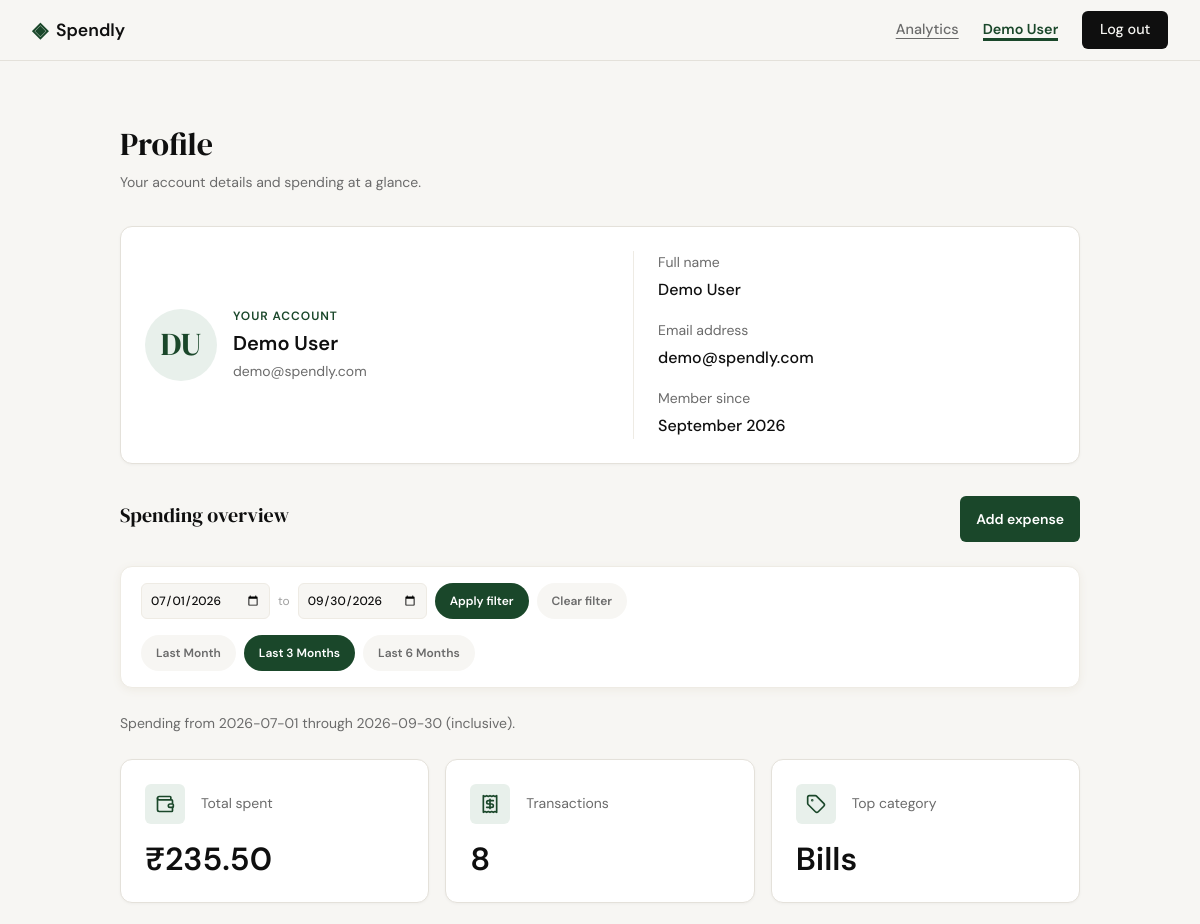
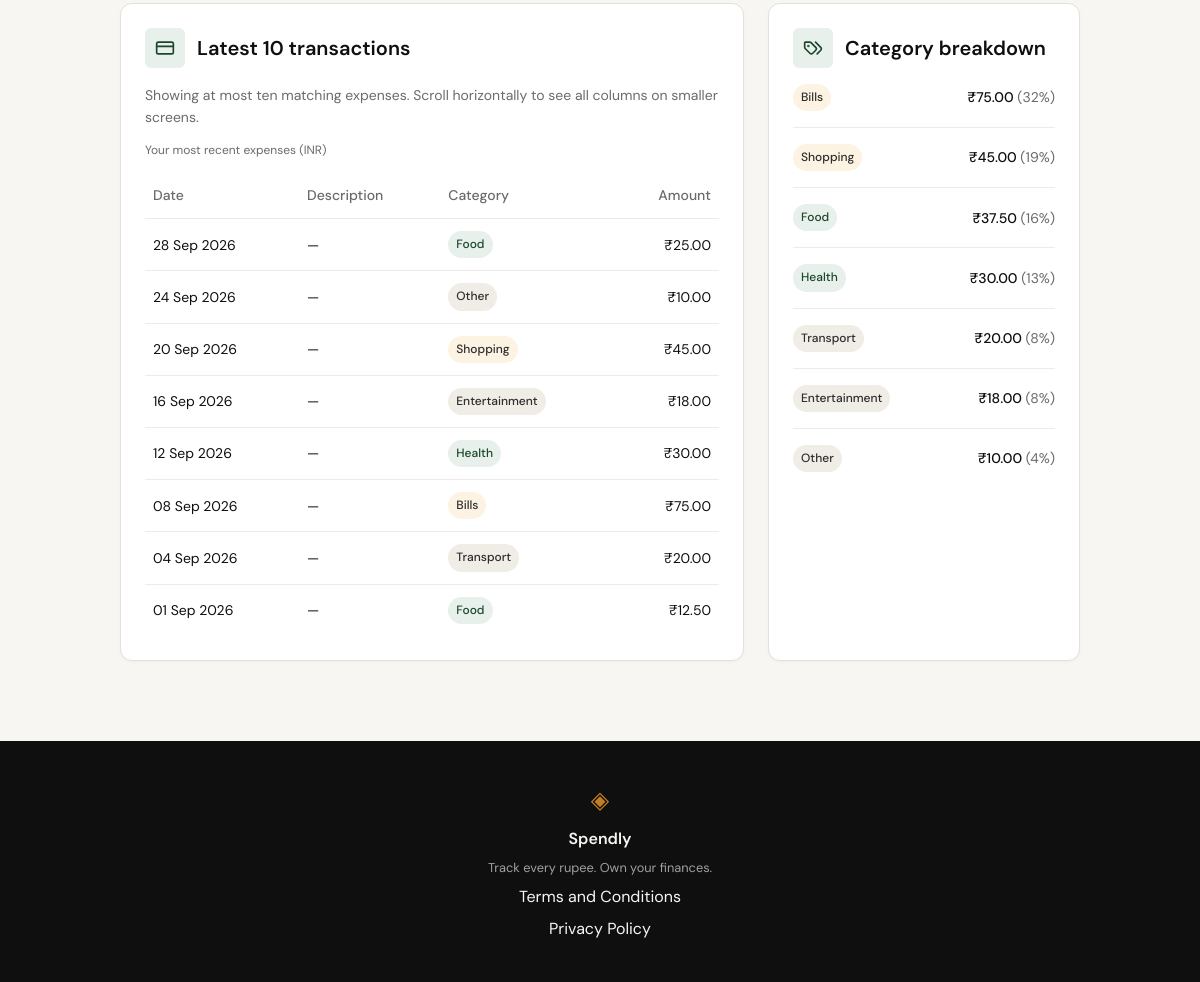
The page /profile?start_date=2026-07-01&end_date=2026-09-30 (signed in) on the database its author committed (2 pictures, top to bottom).
### tables this page shows
CREATE TABLE users (
                    id INTEGER PRIMARY KEY AUTOINCREMENT,
                    name TEXT NOT NULL,
                    email TEXT UNIQUE NOT NULL,
                    password_hash TEXT NOT NULL,
                    created_at TEXT DEFAULT (datetime('now'))
                );

CREATE TABLE expenses (
                    id INTEGER PRIMARY KEY AUTOINCREMENT,
                    user_id INTEGER NOT NULL REFERENCES users(id),
                    amount REAL NOT NULL,
                    category TEXT NOT NULL,
                    date TEXT NOT NULL,
                    description TEXT,
                    created_at TEXT DEFAULT (datetime('now'))
                );

### app.py (the view)
@app.route("/profile")
def profile():
    if g.user is None:
        return redirect(url_for("login"))
    user_id = g.user["id"]
    user = profile_queries.get_user_by_id(user_id)
    if user is None:
        session.clear()
        return redirect(url_for("login"))
    name_parts = user["name"].split()
    initials = "?"
    if name_parts:
        initials = name_parts[0][0]
        if len(name_parts) > 1:
            initials += name_parts[-1][0]
        initials = initials.upper()[:2]
    joined = profile_date(g.user["created_at"])
    user.update(
        name=user["name"] if name_parts else "Your profile",
        initials=initials,
        member_since_iso=joined.isoformat() if joined else None,
    )
    bounds, filter_errors = validate_profile_dates(request.args)
    dashboard = {"user": user}
    if not filter_errors:
        dashboard.update(
            summary=build_profile_summary(user_id, **bounds),
            transactions=build_profile_transactions(user_id, **bounds),
            categories=build_profile_categories(user_id, **bounds),
        )
    return render_template(
        "profile.html", dashboard=dashboard, date_filter=bounds,
        filter_errors=filter_errors, is_filtered=any(bounds.values()),
        date_presets=profile_date_presets(),
    ), 400 if filter_errors else 200

### templates/profile.html (shortened to what this page needs)
{% extends "base.html" %}
{% block head %}
<link rel="stylesheet" href="{{ url_for('static', filename='css/profile.css') }}">
{% endblock %}
{% block content %}
<section class="profile-section" aria-labelledby="profile-title">
    <div class="profile-container">
        <header class="profile-header">
            <h1 id="profile-title">Profile</h1>
            <p>Your account details and spending at a glance.</p>
        </header>
        <section class="profile-account-card" aria-labelledby="account-details-title">
            <div class="profile-account-heading">
                <span class="profile-initial" aria-hidden="true">{{ dashboard.user.initials }}</span>
                <div>
                    <p class="profile-eyebrow">Your account</p>
                    <h2 id="account-details-title">{{ dashboard.user.name }}</h2>
                    <p class="profile-account-email">{{ dashboard.user.email }}</p>
                </div>
            </div>
            <div class="profile-account-details">
                <dl id="profile-account-fields">
                    <div class="profile-field">
                        <dt>Full name</dt>
                        <dd>{{ dashboard.user.name }}</dd>
                    </div>
                    <div class="profile-field">
                        <dt>Email address</dt>
                        <dd>{{ dashboard.user.email }}</dd>
                    </div>
                    <div class="profile-field">
                        <dt>Member since</dt>
                        <dd>
                            {% if dashboard.user.member_since_iso %}
                            <time id="profile-member-since" datetime="{{ dashboard.user.member_since_iso }}">{{ dashboard.user.member_since }}</time>
                            {% else %}
                            {{ dashboard.user.member_since }}
                            {% endif %}
                        </dd>
                    </div>
                </dl>
            </div>
        </section>
        <section class="profile-spending" aria-labelledby="spending-title">
            <header class="profile-spending-header">
                <h2 id="spending-title">Spending overview</h2>
                <a class="profile-add-expense" href="{{ url_for('add_expense') }}">Add expense</a>
            </header>
            <form id="profile-filter" class="profile-filter" method="GET" action="{{ url_for('profile') }}"
                  aria-label="Filter spending by date" aria-describedby="profile-filter-help">
                <div class="profile-filter-controls">
                    {% for field, label in [('start_date', 'Start date'), ('end_date', 'End date')] %}
                    {% if not loop.first %}<span class="profile-filter-separator" aria-hidden="true">to</span>{% endif %}
                    <div class="profile-filter-field">
                        <input type="date" class="form-input" id="{{ field }}" name="{{ field }}"
                               value="{{ date_filter[field] or '' }}"
                               {% if field in filter_errors %}aria-invalid="true" aria-describedby="{{ field }}-error"{% endif %}>
                    </div>
                    {% endfor %}
                    <button class="profile-filter-apply" type="submit">Apply filter</button>
                    <a class="profile-filter-clear" href="{{ url_for('profile') }}">Clear filter</a>
                </div>
                <div class="profile-filter-presets" role="group" aria-label="Quick date ranges">
                    {% for preset in date_presets %}
                    <a class="profile-filter-preset"
                       href="{{ url_for('profile', start_date=preset.start_date, end_date=preset.end_date) }}"
                       {% if not filter_errors and date_filter.start_date == preset.start_date and date_filter.end_date == preset.end_date %}aria-current="true"{% endif %}>{{ preset.label }}</a>
                    {% endfor %}
                </div>
            </form>
            {% if not filter_errors %}
            <p class="profile-active-range" id="profile-active-range">
                {% if date_filter.start_date and date_filter.end_date %}
                Spending from {{ date_filter.start_date }} through {{ date_filter.end_date }} (inclusive).
                {% elif date_filter.start_date %}
                Spending on or after {{ date_filter.start_date }}.
                {% elif date_filter.end_date %}
                Spending on or before {{ date_filter.end_date }}.
                {% else %}
                All-time spending across your recorded expenses.
                {% endif %}
            </p>
            <dl class="profile-stats" id="profile-summary">
                {% for stat in dashboard.summary %}
                <div class="profile-stat">
                    <dt>
                        <span class="profile-icon" aria-hidden="true">
                            <i data-lucide="{{ ['wallet', 'receipt', 'tag'][loop.index0] }}"></i>
                        </span>
                        <span>{{ stat.label }}</span>
                    </dt>
                    <dd>{{ stat.value }}</dd>
                </div>
                {% endfor %}
            </dl>
            <div class="profile-spending-grid">
                <section class="profile-transactions" aria-labelledby="transactions-title">
                    <h3 id="transactions-title" class="profile-section-title">
                        <span class="profile-icon" aria-hidden="true"><i data-lucide="credit-card"></i></span>
                        Latest 10 transactions
                    </h3>
                    <p class="profile-table-hint" id="transaction-scroll-hint">Showing at most ten{% if is_filtered %} matching{% endif %} expenses. Scroll horizontally to see all columns on smaller screens.</p>
                    <div class="profile-table-scroll" role="region" tabindex="0"
                         aria-labelledby="transactions-title" aria-describedby="transaction-scroll-hint">
                        <table id="profile-transactions">
                            <caption>Your most recent expenses (INR)</caption>
                            <thead>
                                <tr>
                                    <th scope="col">Date</th>
                                    <th scope="col">Description</th>
                                    <th scope="col">Category</th>
                                    <th scope="col" class="profile-amount">Amount</th>
                                </tr>
                            </thead>
                            <tbody>
                                {% for transaction in dashboard.transactions %}
                                <tr>
                                    <td>{% if transaction.date %}<time datetime="{{ transaction.date }}">{{ transaction.date_label }}</time>{% else %}{{ transaction.date_label }}{% endif %}</td>
                                    <td>{{ transaction.description }}</td>
                                    <td><span class="profile-category profile-category-{{ transaction.category_class }}">{{ transaction.category }}</span></td>
                                    <td class="profile-amount">₹{{ '{:,.2f}'.format(transaction.amount) }}</td>
                                </tr>
                                {% else %}
                                <tr><td colspan="4" class="profile-empty">{{ 'No expenses in this date range.' if is_filtered else 'No expenses recorded yet.' }}</td></tr>
                                {% endfor %}
                            </tbody>
                        </table>
                    </div>
                </section>
                <section class="profile-breakdown" aria-labelledby="categories-title">
                    <h3 id="categories-title" class="profile-section-title">
                        <span class="profile-icon" aria-hidden="true"><i data-lucide="tags"></i></span>
                        Category breakdown
                    </h3>
                    <ul id="profile-categories">
                        {% for category in dashboard.categories %}
                        <li>
                            <span class="profile-category profile-category-{{ category.category_class }}">{{ category.name }}</span>
                            <span class="profile-category-total">₹{{ '{:,.2f}'.format(category.total) }} <span class="profile-category-percent">({{ category.pct }}%)</span></span>
                        </li>
                        {% else %}
                        <li class="profile-empty">{{ 'No category spending in this date range.' if is_filtered else 'No category spending yet.' }}</li>
                        {% endfor %}
                    </ul>
                </section>
            </div>
            {% endif %}
        </section>
    </div>
</section>
{% endblock %}

### templates/base.html (shortened to what this page needs)
<!DOCTYPE html>
<html lang="en">
<head>
    <link rel="stylesheet" href="{{ url_for('static', filename='css/style.css') }}">
    {% block head %}{% endblock %}
</head>
<body class="{% block body_class %}{% endblock %}">
    <nav class="navbar">
        <div class="nav-inner{% if g.user %} nav-inner-authenticated{% endif %}">
            <a href="{{ url_for('landing') }}" class="nav-brand">
                {% block brand %}
                <span class="brand-icon">◈</span>
                <span class="brand-name">Spendly</span>
                {% endblock %}
            </a>
            <div class="nav-links">
                {% if g.user %}
                <a href="{{ url_for('analytics') }}" class="nav-analytics"
                   {% if request.endpoint == 'analytics' %}aria-current="page"{% endif %}>Analytics</a>
                <a href="{{ url_for('profile') }}" class="nav-profile"
                   title="{{ g.user['name'] }}"
                   aria-label="{% if g.user['name'].strip() %}View profile for {{ g.user['name'] }}{% else %}Your profile{% endif %}"
                   {% if request.endpoint == 'profile' %}aria-current="page"{% endif %}>
                    <span class="nav-user">{{ g.user['name'] if g.user['name'].strip() else 'Your profile' }}</span>
                </a>
                <form class="nav-logout" method="POST" action="{{ url_for('logout') }}">
                    <button type="submit" class="nav-cta">Log out</button>
                </form>
                {% else %}
                <a href="{{ url_for('login') }}">Sign in</a>
                <a href="{{ url_for('register') }}" class="nav-cta">Get started</a>
                {% endif %}
            </div>
        </div>
    </nav>
    <main class="main-content">
        {% block content %}{% endblock %}
    </main>
    {% block footer %}
    <footer class="footer">
        <div class="footer-inner">
            <span class="brand-icon">◈</span>
            <span class="footer-name">Spendly</span>
            <p class="footer-copy">Track every rupee. Own your finances.</p>
            <a href="{{ url_for('terms') }}">Terms and Conditions</a>
            <a href="{{ url_for('privacy') }}">Privacy Policy</a>
        </div>
    </footer>
    {% endblock %}
</body>
</html>

### rows shown on the page
users: name "Demo User", user.name "Demo User", user.email "demo@spendly.com"
expenses: label "Top category", value "Bills", amount "75.00", name "Bills", total "75.00", pct "32"
expenses: amount "25.00"
expenses: amount "10.00", name "Other", total "10.00", pct "4"
expenses: amount "45.00", name "Shopping", total "45.00", pct "19"
expenses: amount "18.00", name "Entertainment", total "18.00", pct "8"
expenses: amount "30.00", name "Health", total "30.00", pct "13"
expenses: amount "20.00", name "Transport", total "20.00", pct "8"
expenses: amount "12.50", name "Food", total "37.50", pct "16"

### other values the page prints
{{ dashboard.user.initials }} "DU"
{{ dashboard.user.member_since }} "September 2026"
{{ preset.label }} "Last Month" "Last 3 Months" "Last 6 Months"
{{ date_filter.start_date }} "2026-07-01"
{{ date_filter.end_date }} "2026-09-30"
{{ stat.label }} "Total spent" "Transactions"
{{ stat.value }} "₹235.50" "8"
